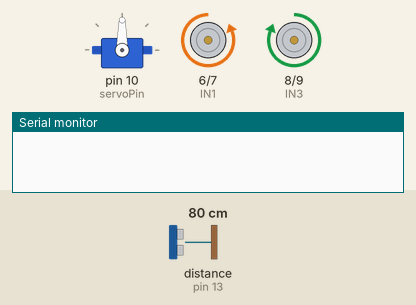
Recording of a sketch running on a simulated Arduino Uno, built with avr-gcc and run on an emulated ATmega328P. Parts: servo, motor-driver pin pairs drawn as motors (green arrow = first pin HIGH = forward, orange = second pin HIGH = backward, longer = more drive, scaled by the enable pin), the last lines printed to the serial monitor. Wiring (inferred from the names in the program): ultrasonic range finder: trigger pin 12; echo pin 13. The inputs (shaded band) are chosen by the test bench; at power-on: distance to the obstacle (sensor on pin 13) 80 cm. The echo pulse lasts 58.3 µs per cm.

Above: at 1.2 s.
1.3 s: distance to the obstacle (sensor on pin 13) set to 38 cm
2.8 s: distance to the obstacle (sensor on pin 13) set to 33 cm
At 4.9 s:
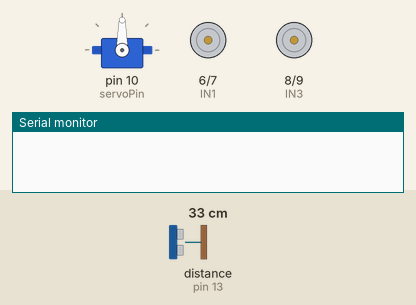
At 8.0 s:
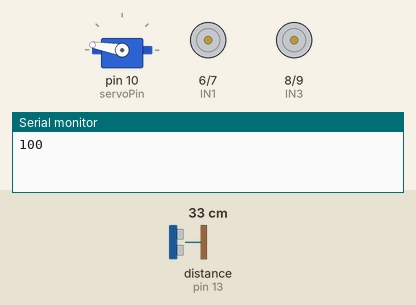
8.8 s: distance to the obstacle (sensor on pin 13) set to 35 cm
11.8 s: distance to the obstacle (sensor on pin 13) set to 2 cm
At 14.9 s:
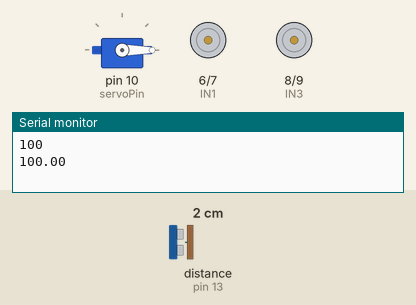
Timing chart, 0 to 15.8 s (numbered marks = the images above; inputs shaded):
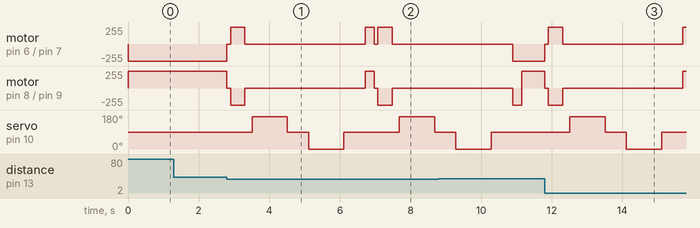

The sketch:

avoidingObstacleCar.ino
```cpp
#include <Servo.h>
int ENA=5;
int ENB=11;
int IN1=6;
int IN2=7;
int IN3=8;
int IN4=9;
float d;
int degRot;
int servoPin=10;
int servoPos;
int trigPin=12;
int echoPin=13;
int pingTravelTime;
int SensorKanan;
Servo myServo;
void setup() {
  // put your setup code here, to run once:
  Serial.begin(9600);
  pinMode(ENA,OUTPUT);
  pinMode(ENB,OUTPUT);
  pinMode(IN1,OUTPUT);
  pinMode(IN2,OUTPUT);
  pinMode(IN3,OUTPUT);
  pinMode(IN4,OUTPUT);
  digitalWrite(ENA,HIGH);
  digitalWrite(ENB,HIGH);
  myServo.attach(servoPin);
  pinMode(trigPin, OUTPUT);
  pinMode(echoPin, INPUT);
  }
  void loop() {
    if (Sensor()<=2000){
      stopCar();
      delay(100);
      backward(1);
      delay(100);
      stopCar();
      delay(100);
      int Kiri=lookLeft();
      delay(100);
      int Kanan=lookRight();
      delay(100);
      if (Kiri>=Kanan){
        turnLeft(100);
        stopCar();
        }
      else{
        turnRight(100);
        stopCar();
        }
      }
      forward();
    }
    void backward(float d){
      float t;
      digitalWrite(IN1,HIGH);
      digitalWrite(IN2,LOW);
      digitalWrite(IN3,LOW);
      digitalWrite(IN4,HIGH);
      t=d/2.45*1000;
      delay(t);
      stopCar();
      }
      void forward(){

      digitalWrite(IN1,LOW);
      digitalWrite(IN2,HIGH);
      digitalWrite(IN3,HIGH);
      digitalWrite(IN4,LOW);
      //t=d/2.45*1000;
      //delay(t);

      }
      void turnLeft(int deg){
        float t;
        digitalWrite(IN1,HIGH);
        digitalWrite(IN2,LOW);
        digitalWrite(IN3,HIGH);
        digitalWrite(IN4,LOW);
        t=deg/390.*1000.;
        Serial.println(deg);
        delay(t); stopCar();
        }
        void turnRight(float deg){
          float t;
          digitalWrite(IN1,LOW);
          digitalWrite(IN2,HIGH);
          digitalWrite(IN3,LOW);
          digitalWrite(IN4,HIGH);
          t=deg/390.*1000.;
          Serial.println(deg);
          delay(t); stopCar();
          }
          void stopCar(){
            digitalWrite(IN1,LOW);
            digitalWrite(IN2,LOW);
            digitalWrite(IN3,LOW);
            digitalWrite(IN4,LOW);
            }
            void calF(){
             digitalWrite(IN1,HIGH);
             digitalWrite(IN2,LOW);
             digitalWrite(IN3,LOW);
             digitalWrite(IN4,HIGH);
             delay(5000); stopCar();
             }
             void calB(){
              digitalWrite(IN1,LOW);
              digitalWrite(IN2,HIGH);
              digitalWrite(IN3,HIGH);
              digitalWrite(IN4,LOW);
              delay(5000);
              stopCar();
              }
              void calR(){
                digitalWrite(IN1,HIGH);
                digitalWrite(IN2,LOW);
                digitalWrite(IN3,HIGH);
                digitalWrite(IN4,LOW);
                delay(5000); stopCar();
                }
                void calL(){
                  digitalWrite(IN1,LOW);
                  digitalWrite(IN2,HIGH);
                  digitalWrite(IN3,LOW);
                  digitalWrite(IN4,HIGH);
                  delay(5000);
                  stopCar();
                  }
int lookRight(){
  int SensorKanan;
  myServo.write(0);
  delay(500);
  SensorKanan=Sensor();
  delay(500);
  myServo.write(90);
  delay(500);
  return SensorKanan;
  }
int lookLeft(){
  int SensorKiri;
  myServo.write(170);
  delay(500);
  SensorKiri=Sensor();
  delay(500);
  myServo.write(90);
  delay(500);
  return SensorKiri;
  }
int Sensor(){
  int pingTravelTime;
  digitalWrite(trigPin, LOW);
  delayMicroseconds(5);
  digitalWrite (trigPin, HIGH);
  delayMicroseconds(5);
  digitalWrite(trigPin, LOW);
  pingTravelTime=pulseIn(echoPin,HIGH);
  return pingTravelTime;
  }
```

Measured:
- the behaviour switches between 35 and 34 cm on distance to the obstacle (sensor on pin 13) (found by bisection; images 0 and 1)
- after the input at 1.3 s, every drawn part: stays the same
- after the input at 11.8 s, motor on pin 6 (IN1) / pin 7 (IN2): backward 255/255 → stopped at once, → forward 255/255 0.10 s later, → stopped 0.41 s later, → forward 255/255 3.4 s later; motor on pin 8 (IN3) / pin 9 (IN4): forward 255/255 → stopped at once, → backward 255/255 0.10 s later, → stopped 0.41 s later, → forward 255/255 3.4 s later
